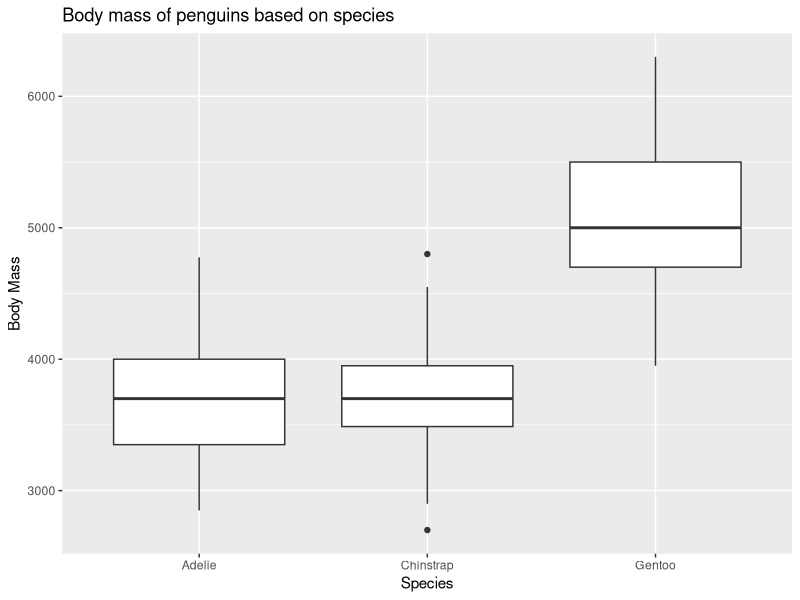

Reproduce this figure in R.
## ---- chunk 1
#| label: setup
#| message: false
library(tidyverse)
library(palmerpenguins)
## ---- chunk 2
# Make your agreed-upon plot here, e.g.:
penguins |> 
  ggplot(aes(x = species, y = body_mass_g)) +
  geom_boxplot() +
  labs(
    title = "Body mass of penguins based on species",
    x = "Species",
    y = "Body Mass"
  )
  
